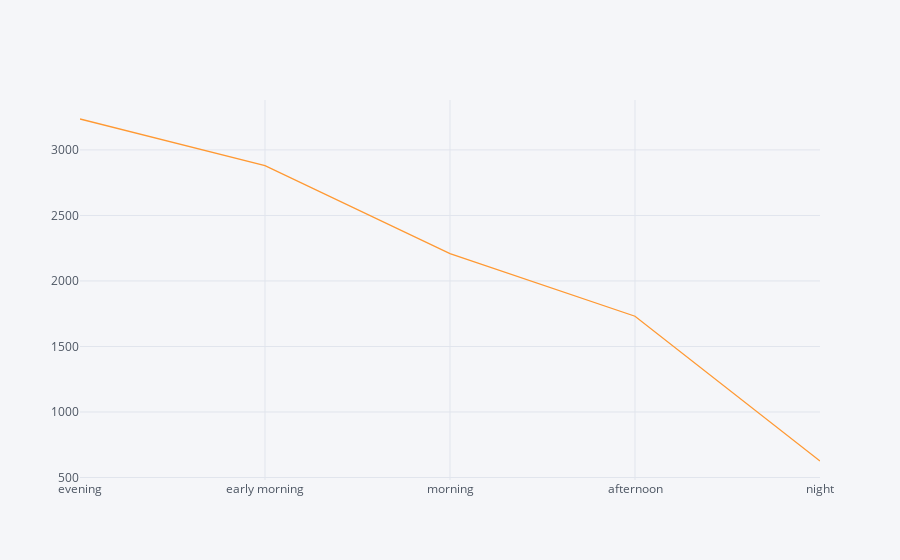

Notebook code for this chart:
### Code cell
data["Dep_Time_hours"].apply(convert_into_day_periods).value_counts().iplot()

### Figure 1 — Plotly figure (JSON) as saved in the notebook; plotly's stock layout.template omitted (floating-point values rounded to 4 significant figures)
{"data": [{"line": {"color": "rgba(255, 153, 51, 1.0)", "dash": "solid", "shape": "linear", "width": 1.3}, "mode": "lines", "name": "count", "text": "", "type": "scatter", "x": ["evening", "early morning", "morning", "afternoon", "night"], "y": [3236, 2880, 2209, 1731, 626]}], "layout": {"autosize": true, "legend": {"bgcolor": "#F5F6F9", "font": {"color": "#4D5663"}}, "paper_bgcolor": "#F5F6F9", "plot_bgcolor": "#F5F6F9", "title": {"font": {"color": "#4D5663"}}, "xaxis": {"autorange": true, "gridcolor": "#E1E5ED", "range": [0, 4], "showgrid": true, "tickfont": {"color": "#4D5663"}, "title": {"font": {"color": "#4D5663"}, "text": ""}, "type": "category", "zerolinecolor": "#E1E5ED"}, "yaxis": {"autorange": true, "gridcolor": "#E1E5ED", "range": [481, 3381], "showgrid": true, "tickfont": {"color": "#4D5663"}, "title": {"font": {"color": "#4D5663"}, "text": ""}, "type": "linear", "zerolinecolor": "#E1E5ED"}}}
